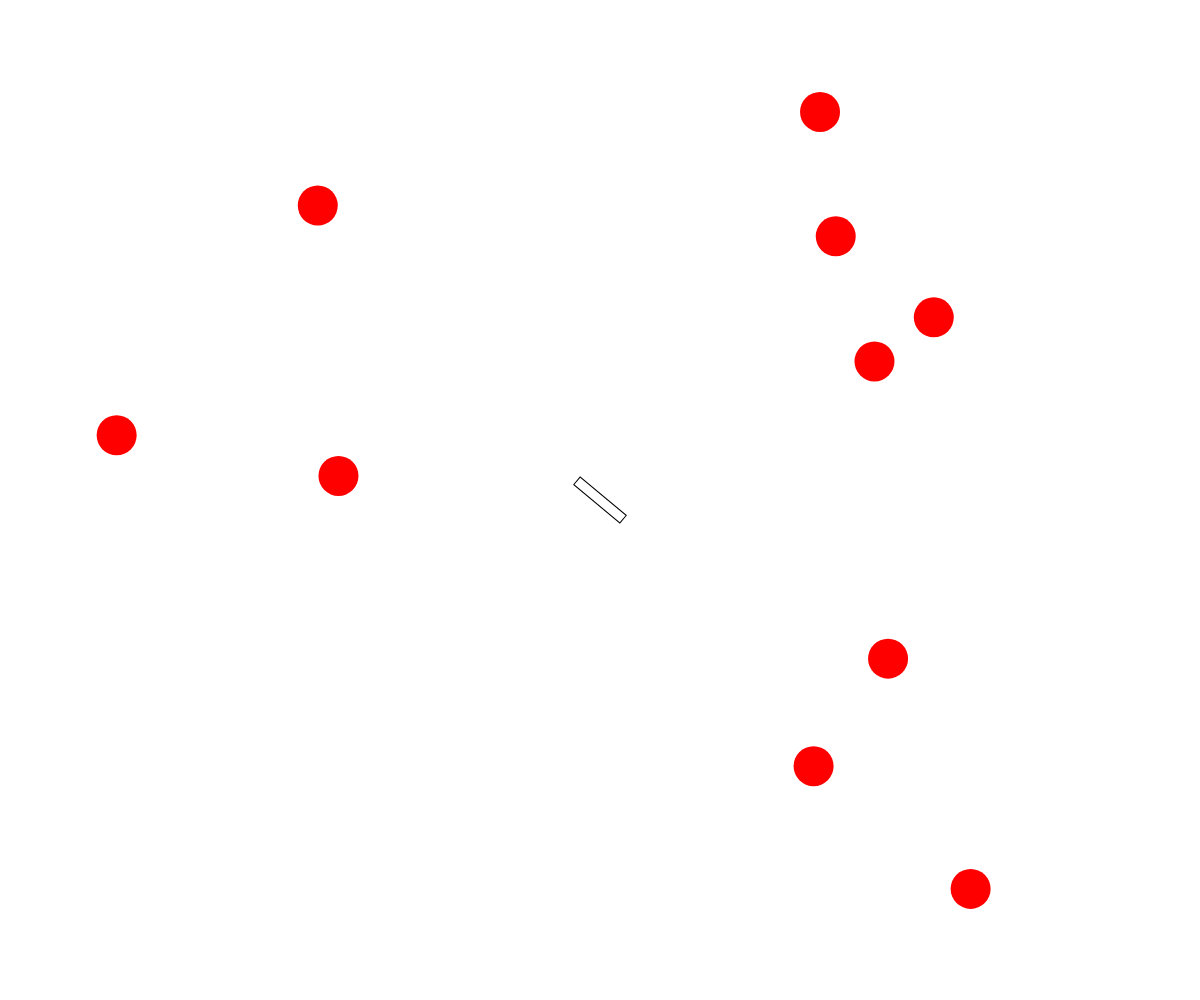
Frame 1 (no input)
Frame 60 (no input): identical to frame 1, image omitted
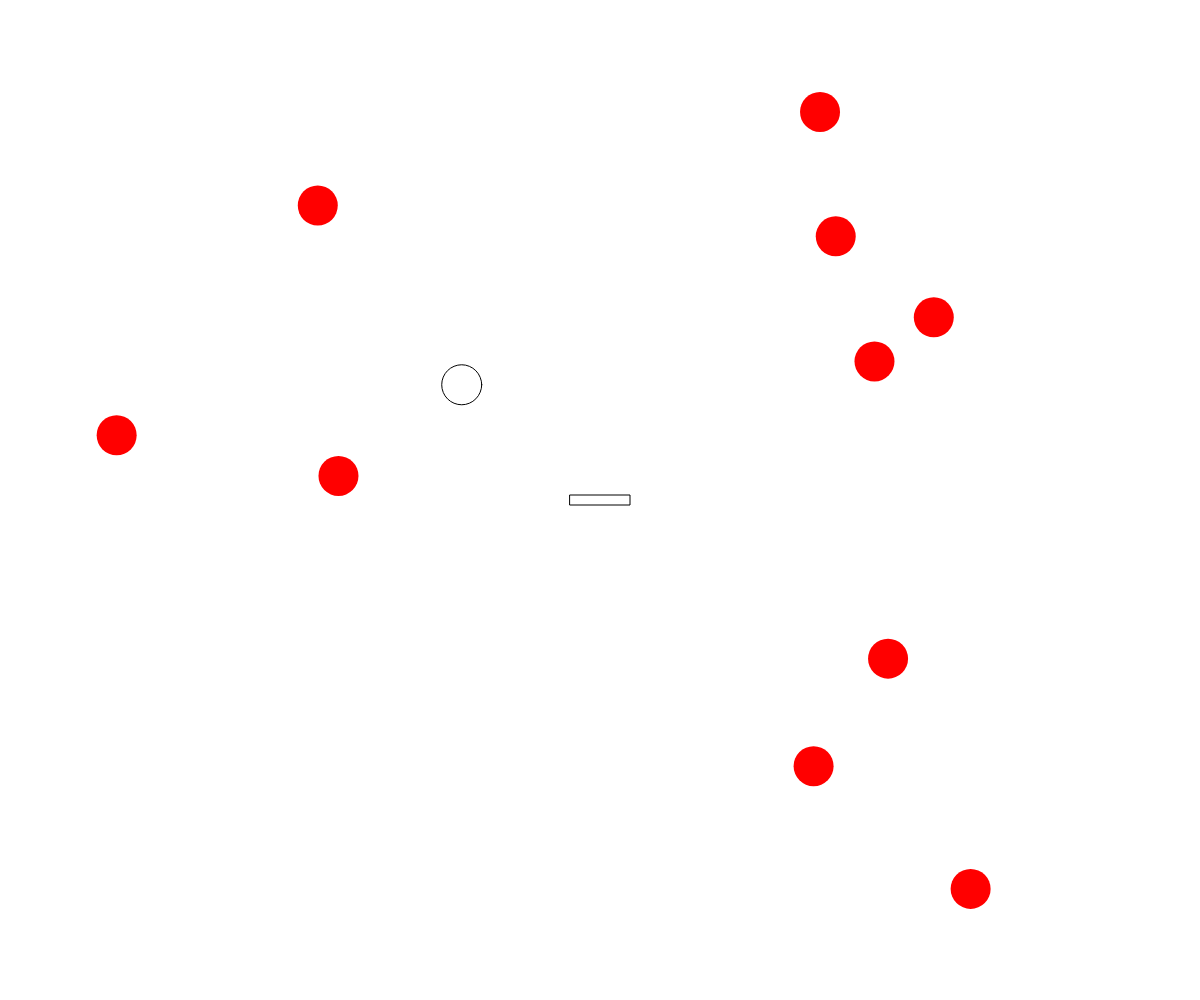
Frame 120 (the mouse pressed at the canvas centre since frame 60)

The p5.js sketch that drew these frames (run headless with seeded random() and noise() and a simulated clock; from frame 60 on, the mouse is pressed at the canvas centre):

// p5.js sketch
// ── sketch.js
// Projectiles
// Travis Ahern
// Oct. 29/18

let projectileList = [];
let targetsList = [];
let rotating;
let state = true;


class projectile {
  constructor(rotation) {
    this.x = 0;
    this.r = 20;
    this.rotation = rotation;
    this.actualX = 0;
    this.actualY = 0;
  }

  disapear() {
    return this.x >= width/2;
  }

  moveing() {
    this.x += 3;
    this.actualX = width/2 + cos(this.rotation)*this.x;
    this.actualY = height/2 + sin(this.rotation)*this.x;
  }

  show() {
    push();
    rotate(this.rotation);
    ellipse(this.x, this.y, this.r);
    pop();

    push();
    translate(-width/2, -height/2);
    noFill();
    ellipse(this.actualX, this.actualY, this.r*2);
    pop();
  }
}

class target {
  constructor(x, y, r) {
    this.x = x;
    this.y = y;
    this.r = r;
  }

  show() {
    push();
    noStroke();
    fill("red");
    ellipse(this.x, this.y, this.r);
    pop();
  }
}


function setup() {
  createCanvas(windowWidth, windowHeight);
  for (let i = 0; i < 10; i++) {
    targetsList.push(new target(random(50, width - 50), random(50, height - 50), 40));
  }
}

function draw() {
  rotating = atan2(mouseY - height/2, mouseX - width/2);
  if (state) {
    background(255);
    mousePointing();
    targets();
    moveProjectiles();
  }
}

function targets() {
  for (let i of targetsList) {
    i.show();
  }
}

function moveProjectiles() {
  push();
  translate(width/2, height/2);
  for (let i = 0; i < projectileList.length; i++) {
    projectileList[i].moveing();
    projectileList[i].show();
    if (projectileList[i].disapear()) {
      projectileList.splice(i, 1);
    }
    else {
      for (let j = 0; j < targetsList.length; j++) {
        if (dist(projectileList[i].actualX, projectileList[i].actualY, targetsList[j].x, targetsList[j].y) <= targetsList[j].r) {
          targetsList.splice(j, 1);
          projectileList.splice(i, 1);
          break;
        }
      }
    }
  }
  pop();
}

function mousePointing() {
  push();
  translate(width/2, height/2);
  rotate(rotating);
  rect(-30, -5, 60, 10);
  pop();
}

function mousePressed() {
  projectileList.push(new projectile(rotating));
}

function keyPressed() {
  if (keyIsDown(83)) { // s
    state = !state;
  }
}
